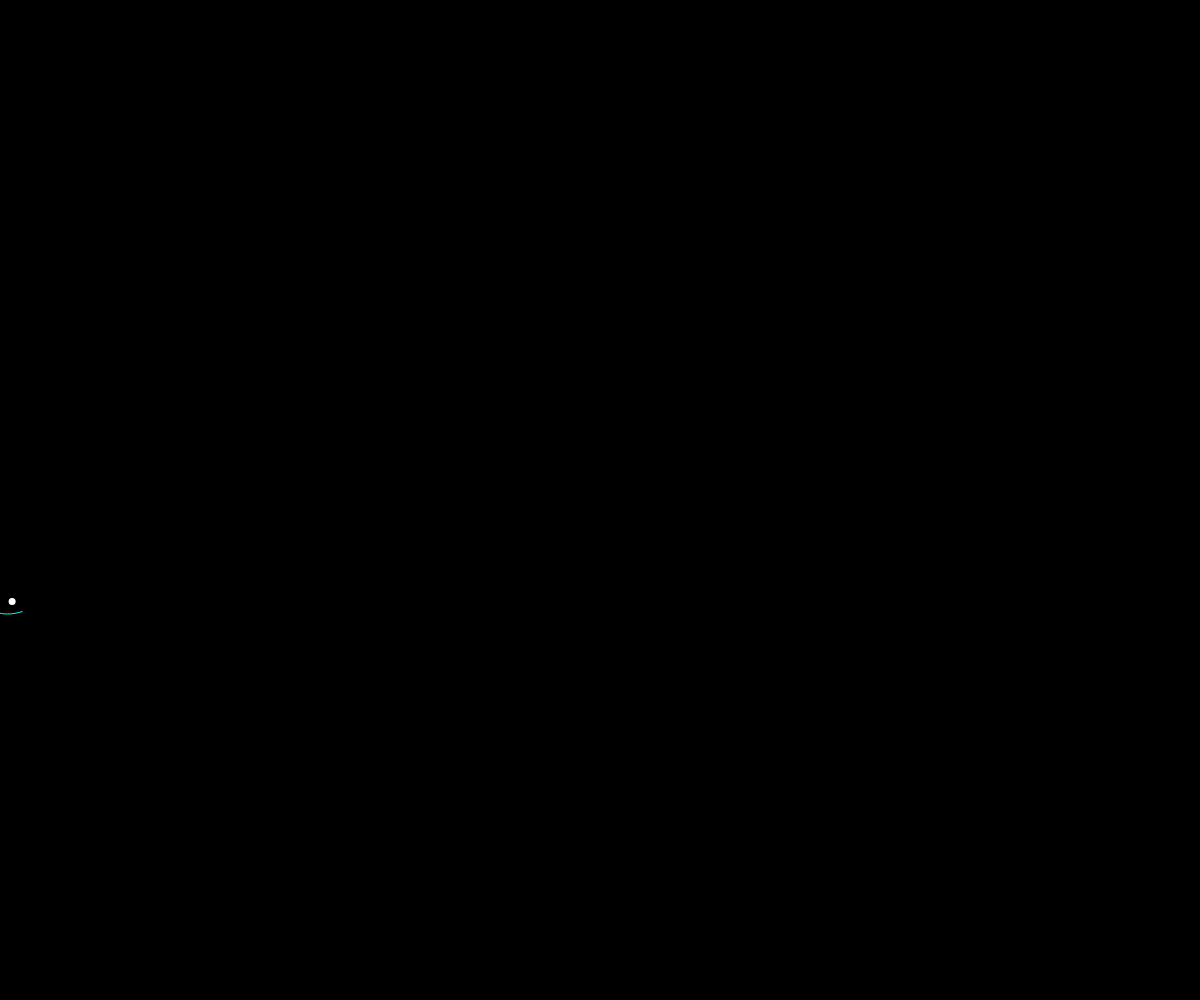
Frame 1 (no input)
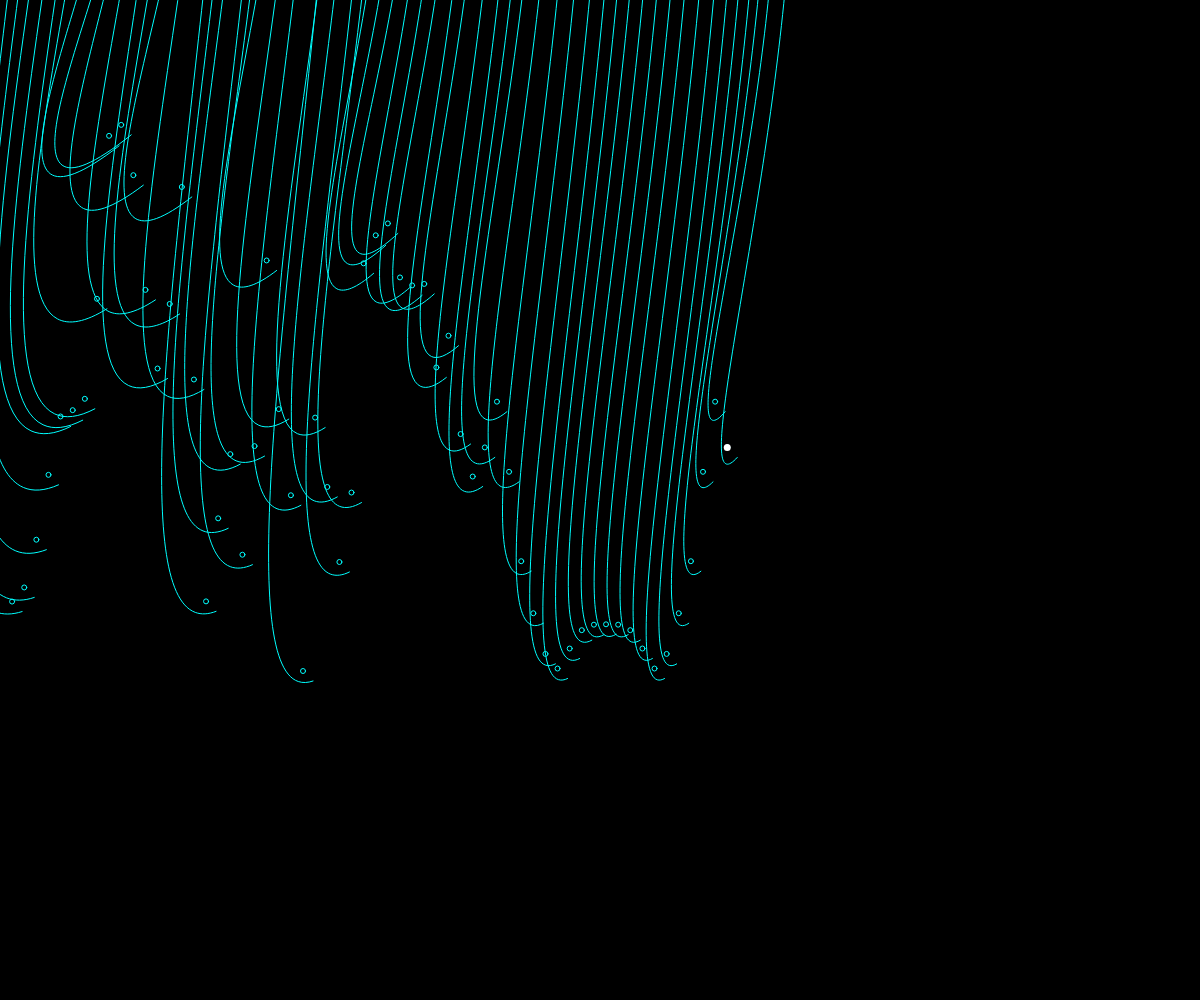
Frame 60 (no input)
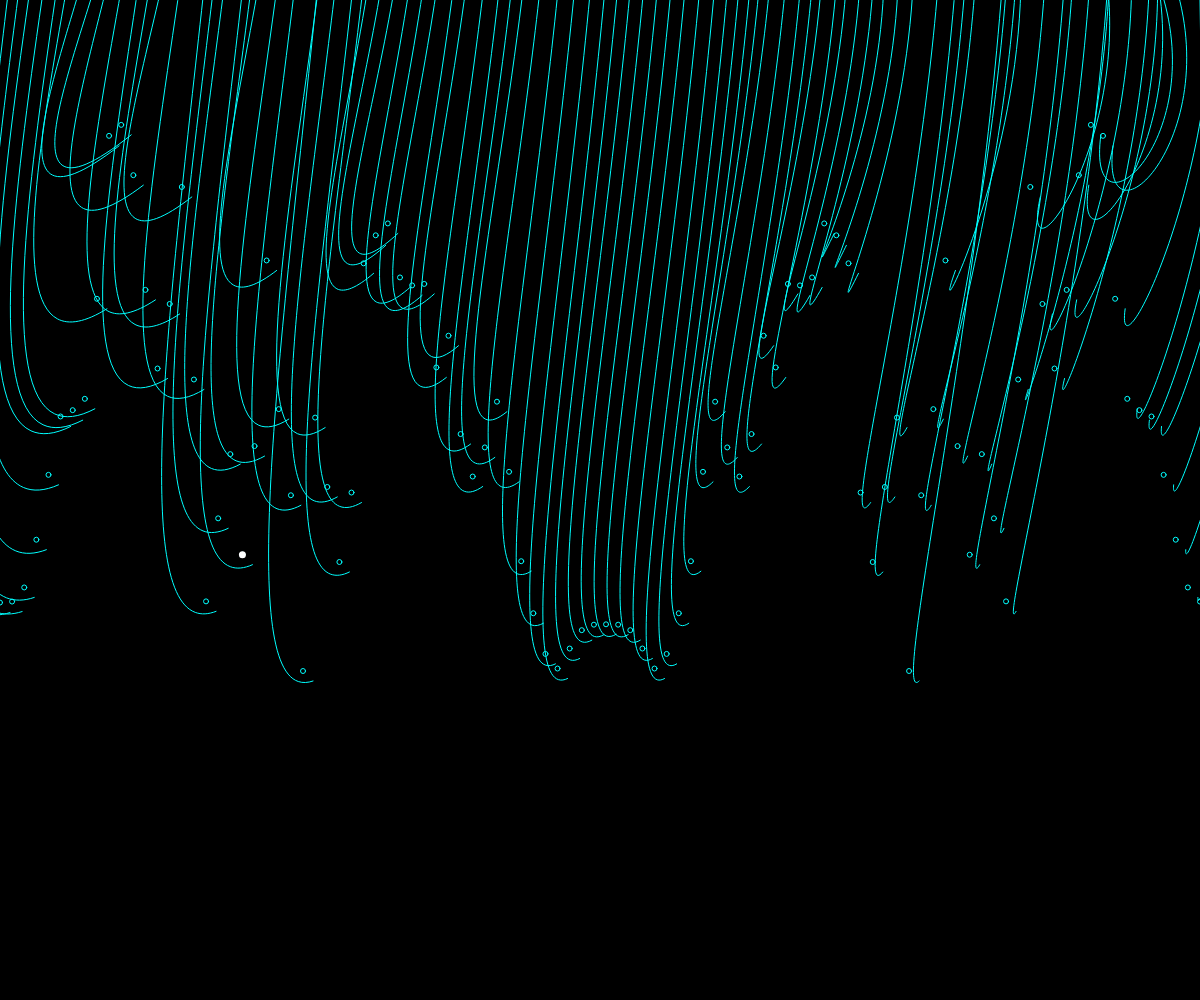
Frame 120 (the mouse pressed at the canvas centre since frame 60)

The p5.js sketch that drew these frames (run headless with seeded random() and noise() and a simulated clock; from frame 60 on, the mouse is pressed at the canvas centre):

// p5.js sketch
// ── sketch.js

var myLoopingNoiseArray = [];

function setup() {
  createCanvas(windowWidth, windowHeight);
}

//-------------------------------------------
function draw() {

  background(0);
  // makeNoiseImage();
  makeLines(100, '#00FFFF');

}

function makeLines(steps, color) {
  var myScale = 0.05;
  var radius = 100.0;

  var currStep = frameCount % steps;
  var t = map(currStep, 0, steps, 0, TWO_PI);
  var px = width + radius * cos(t);
  var py = width + radius * sin(t);

  var noiseAtLoc = height * noise(myScale * px);
  myLoopingNoiseArray[currStep] = noiseAtLoc;
  noFill();
  stroke(color);
  makeLine(steps);

  noStroke();
  fill(255);
  var ex = map(currStep, 0, steps - 1, 0, width);
  ellipse(ex, noiseAtLoc, 7, 7);

}
function makeLine(steps) {
  beginShape();
  for (var i = 0; i < steps; i++) {
    var nx = map(i, 0, steps - 1, 0, width);
    var ny = myLoopingNoiseArray[i];
    ellipse(nx, ny, 5, 5);
    curve(-ny, -nx, nx-10, -ny-10, nx+10, ny+10, width, -height);
  }
  endShape();
}
